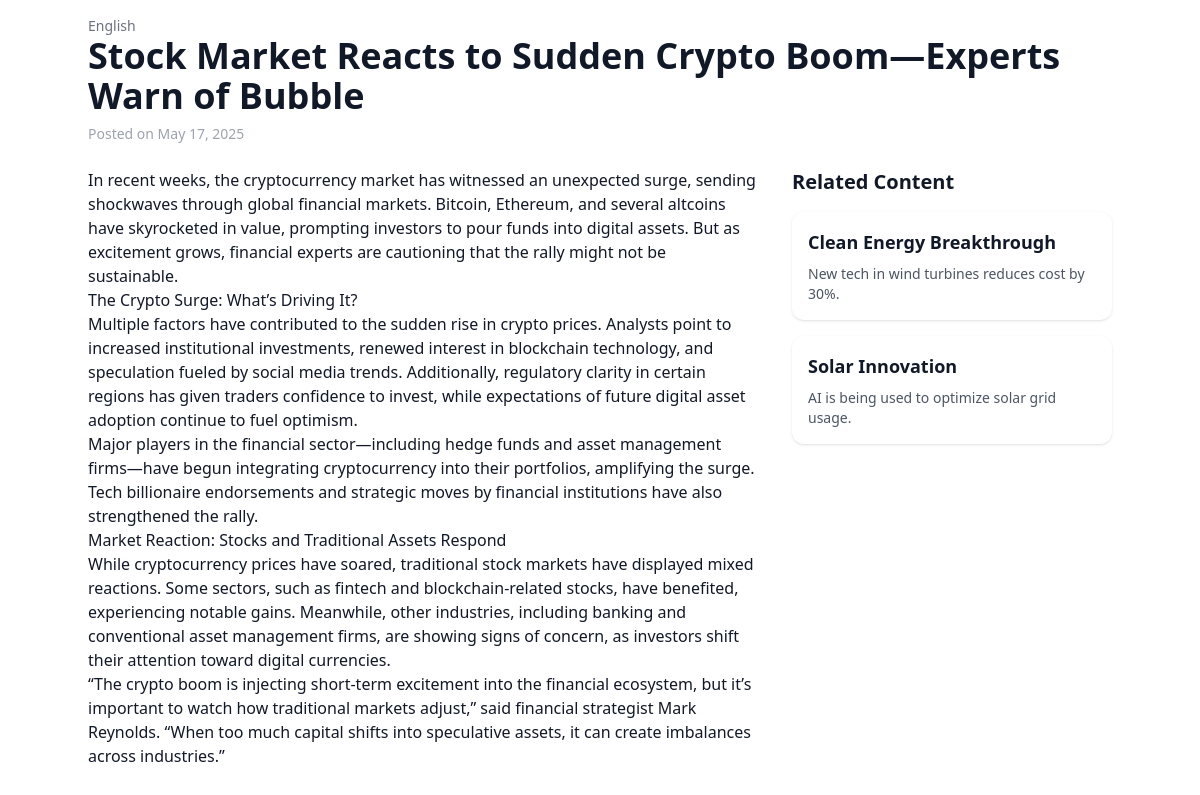
/article/10/, run on the app's committed database.
### news/models.py (models this page shows, shortened)
class NewsArticle(models.Model):
    title = models.CharField(max_length=200)
    content = models.TextField()
    language = models.CharField(max_length=50)
    image = models.ImageField(upload_to='images/', null=True, blank=True)
    created_at = models.DateTimeField(auto_now_add=True)

### news/views.py (the view)
# urls.py: path('article/<int:pk>/', views.article_detail, name='article_detail'),
def article_detail(request, pk):
    article = get_object_or_404(NewsArticle, pk=pk)
    return render(request, 'news/article_detail.html', {'article': article})

### news/templates/news/article_detail.html (shortened to what this page needs)
<!DOCTYPE html>
<html lang="en">
<head>
  <script src="https://cdn.tailwindcss.com"></script>
  <link href="https://unpkg.com/aos@2.3.4/dist/aos.css" rel="stylesheet" />
</head>
<body class="bg-white text-gray-900 font-sans p-4">
  <div class="max-w-5xl mx-auto">
    <div class="mb-6" data-aos="fade-down">
      <p class="text-sm text-gray-500">{{ article.language }}</p>
      <h1 class="text-4xl font-bold mb-2">{{ article.title }}</h1>
      <p class="text-sm text-gray-400">Posted on {{ article.created_at|date:"F d, Y" }}</p>
    </div>
    <div class="grid grid-cols-1 lg:grid-cols-3 gap-8">
      <div class="lg:col-span-2" data-aos="fade-up">
        <div class="prose max-w-none">
          {{ article.content|linebreaks }}
        </div>
      </div>
      <div class="space-y-4" data-aos="fade-left">
        <h2 class="text-xl font-semibold mb-2">Related Content</h2>
        <div class="bg-white p-4 rounded-xl shadow">
          <h3 class="text-lg font-semibold mb-2">Clean Energy Breakthrough</h3>
          <p class="text-sm text-gray-600">New tech in wind turbines reduces cost by 30%.</p>
        </div>
        <div class="bg-white p-4 rounded-xl shadow">
          <h3 class="text-lg font-semibold mb-2">Solar Innovation</h3>
          <p class="text-sm text-gray-600">AI is being used to optimize solar grid usage.</p>
        </div>
      </div>
    </div>
  </div>
</body>
</html>

### data on the page
NewsArticle: language "English", title "Stock Market Reacts to Sudden Crypto Boom—Experts Warn of Bubble", created_at "May 17, 2025", content "In recent weeks, the cryptocurrency market has witnessed an unexpected surge, sending shockwaves through global financial markets. Bitcoin, Ethereum, and several altcoins have skyrocketed in value, prompting investors to pour funds into digital assets. But as excitement grows, financial experts are cautioning that the rally might not be sustainable. The Crypto Surge: What’s Driving It? Multiple factors have contributed to the sudden rise in crypto prices. Analysts point to increased institutional investments, renewed interest in blockchain technology, and speculation fueled by social media trends. Additionally, regulatory clarity in certain regions has given traders confidence to invest,…"
